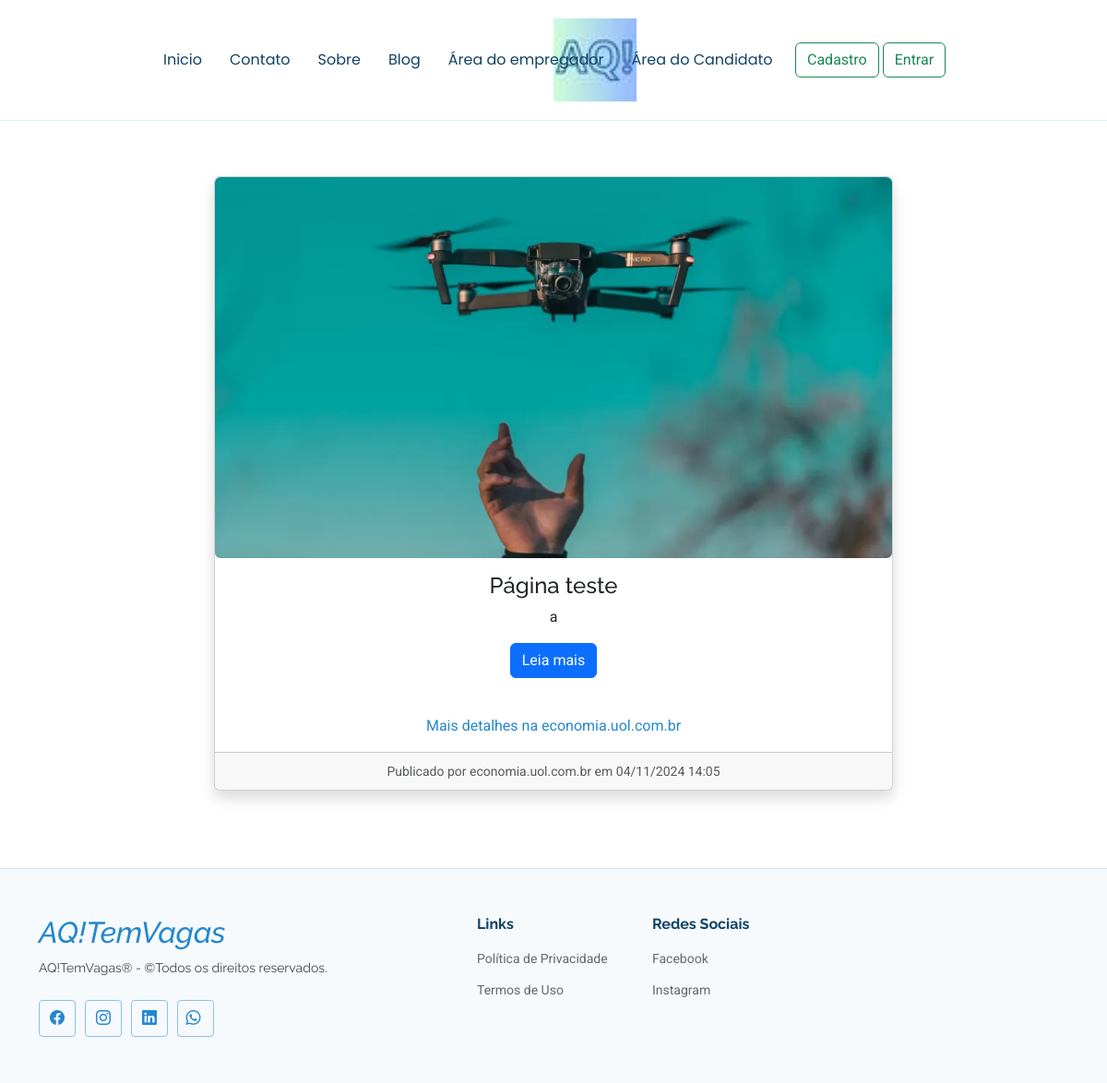
Screenshot of /page/blog_aqtemvaga.html/ with the database file from the repository.
### app/models.py (models this page shows, shortened)
class BlogPost(models.Model):
    titulo = models.CharField(max_length=200)
    conteudo = models.TextField()
    imagem = models.ImageField(upload_to='blog_images/', null=True, blank=True)
    url = models.URLField(max_length=200)
    data_publicacao = models.DateTimeField(auto_now_add=True)
    autor = models.CharField(max_length=100)

### app/views.py (the view)
# urls.py: path('page/blog_aqtemvaga.html/', blog_aqtemvaga, name='blog_aqtemvaga'),
def blog_aqtemvaga(request):
  posts = BlogPost.objects.all()
  context = {
    'posts': posts
  }
  return render(request,'page/blog_aqtemvaga.html',context)

### templates/page/blog_aqtemvaga.html (shortened to what this page needs)
{% extends 'page/home_base.html' %}
{% load static %}
{% block main %}
<main class="main">
    <section id="blog-posts" class="blog-posts section">
        <div class="container">
            <div class="row justify-content-center">
                {% for BlogView in posts %}
                <div class="col-12 col-md-8 mb-4">
                    <div class="blog-post card h-100 shadow">
                        {% if BlogView.imagem %}
                        <div class="d-flex justify-content-center">
                            <img src="{{ BlogView.imagem.url }}" class="card-img-top img-fluid mx-auto d-block rounded" alt="{{ BlogView.titulo }}">
                        </div>
                        {% endif %}
                        <div class="card-body text-center">
                            <h4 class="card-title">{{ BlogView.titulo }}</h4>
                            <p class="card-text" id="content-{{ forloop.counter }}">
                                {{ BlogView.conteudo|truncatewords:200 }}
                            </p>
                            <a href="javascript:void(0);" class="btn btn-primary">Leia mais</a>
                            <br><a href="{{BlogView.url}}"> Mais detalhes na {{BlogView.autor}}</a>
                        </div>
                        <div class="card-footer text-center">
                            <small class="text-muted">Publicado por {{ BlogView.autor }} em {{ BlogView.data_publicacao|date:"d/m/Y H:i" }}</small>
                        </div>
                    </div>
                </div>
                {% endfor %}
            </div>
        </div>
    </section>
</main>
{% endblock %}

### static/assets/css/main.css (style rules this page uses)
:root { --default-font:"Roboto",system-ui,-apple-system,"Segoe UI",Roboto,"Helvetica Neue",Arial,"Noto Sans","Liberation Sans",sans-serif,"Apple Color Emoji","Segoe UI Emoji","Segoe UI Symbol","Noto Color Emoji"; --heading-font:"Raleway",sans-serif; --nav-font:"Poppins",sans-serif }
:root { --background-color:#ffffff; --default-color:#444444; --heading-color:#124265; --accent-color:#2487ce; --surface-color:#ffffff; --contrast-color:#ffffff }
:root { --nav-color:#124265; --nav-hover-color:#2487ce; --nav-mobile-background-color:#ffffff; --nav-dropdown-background-color:#ffffff; --nav-dropdown-color:#124265; --nav-dropdown-hover-color:#2487ce }
:root { scroll-behavior:smooth }
body { color:var(--default-color); background-color:var(--background-color); font-family:var(--default-font) }
a { color:var(--accent-color); text-decoration:none; transition:.3s }
h1,h2,h3,h4,h5,h6 { color:var(--heading-color); font-family:var(--heading-font) }
.section,section { color:var(--default-color); background-color:var(--background-color); padding:60px 0; scroll-margin-top:100px; overflow:clip }
.card-text { overflow: hidden; display: -webkit-box; -webkit-line-clamp: 50; -webkit-box-orient: vertical; -moz-box-orient: vertical; -ms-box-orient: vertical; box-orient: vertical; line-clamp: 6; }

### rows the page displays
BlogPost: imagem (picture), titulo "Página teste", conteudo "a", autor "economia.uol.com.br", data_publicacao "04/11/2024 14:05"
